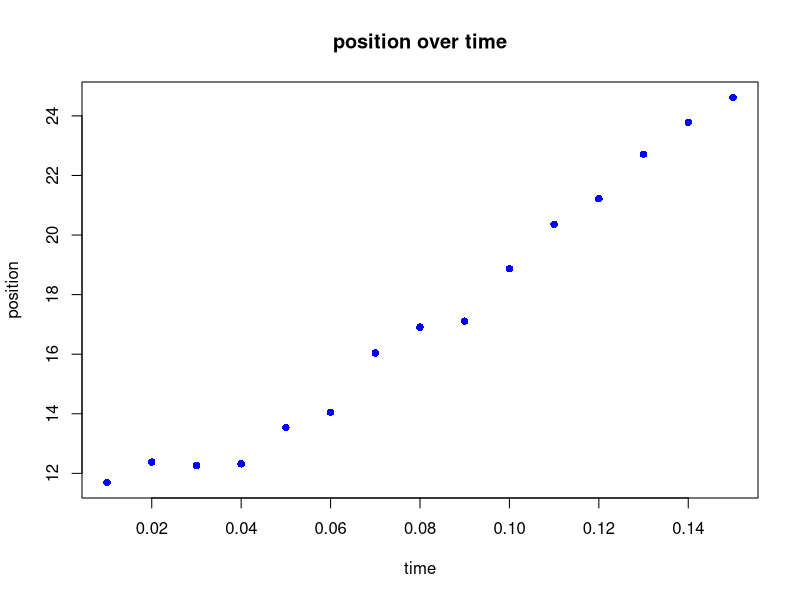

Write R code to recreate this figure.
setwd("C:/Users/burdo/Desktop/Git/Uni/Einfuhrung KI")

data <- read.csv2("Data/FreierFall.csv", header = TRUE, sep = ";", fill = TRUE, stringsAsFactors = TRUE)

writeLines("\n\nSummary of read data")
summary(data)

writeLines("\nFirst 12 rows")
data[1:12, ]

writeLines("\nPlot gets created...")
plot(data[, "Zeit"], data[, "Position"],
  main="position over time",
  xlab="time",
  ylab="position",
  #xlim=c(1.5,2),
  #ylim=c(50,100),
  col="blue",
  pch=16)

writeLines("\nmean over position")
mean(data[, "Position"])

writeLines("\nstandard abbreviation over position")
sd(data[, "Position"])